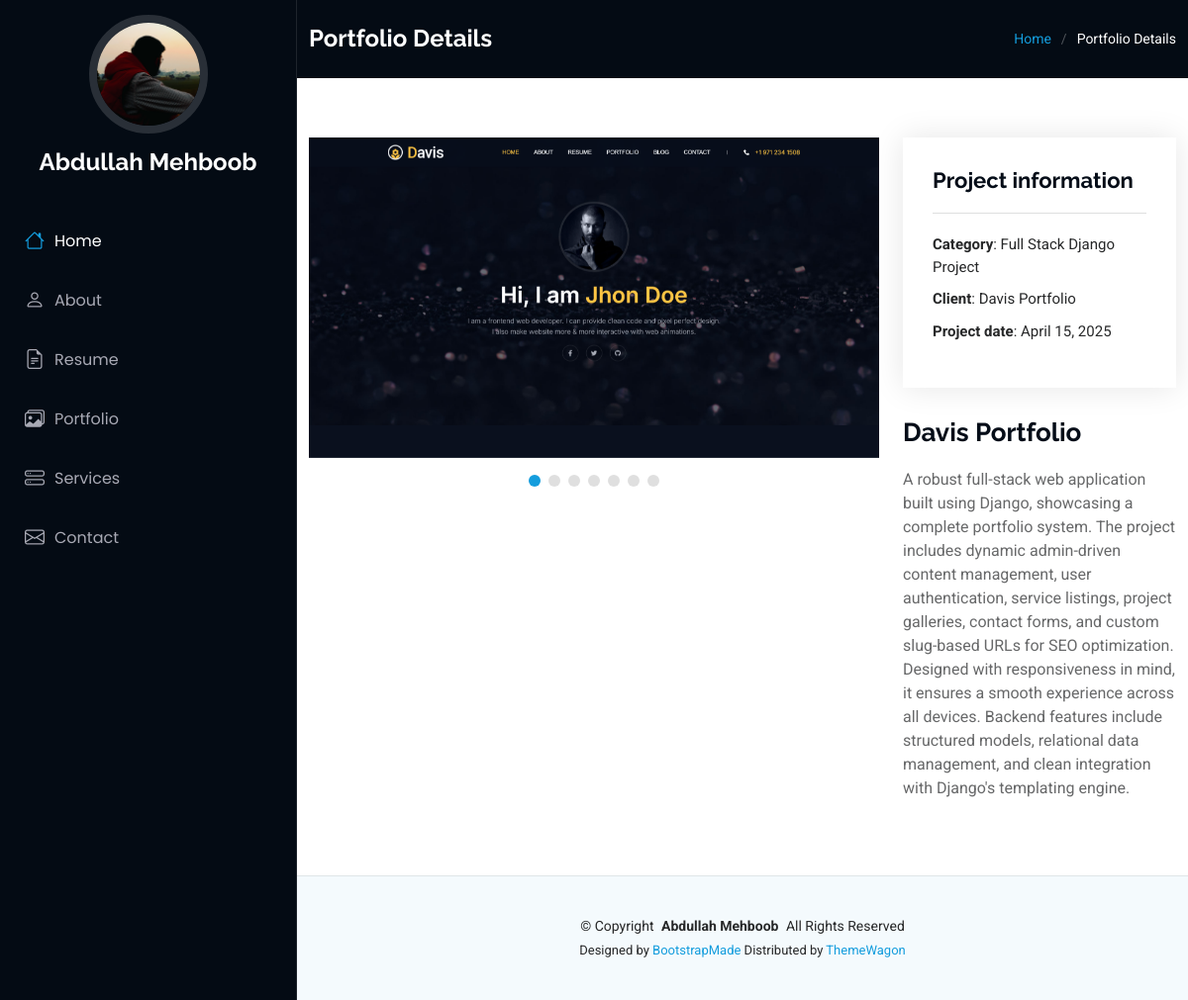
The app's page /portfolio-details/davis-portfolio with its own data.
### frontend/models.py (models this page shows, shortened)
class Profile(models.Model):
    profile_name = models.CharField(max_length=50)
    profile_img_header = models.ImageField(upload_to='profile_image')
    profile_skills = models.TextField(help_text="Comma-separated values, e.g. Full Stack Web Developer, Python, Django")
    class Meta:
        verbose_name = "01 - Site Profile"
        verbose_name_plural = "01 - Site Profile"

class PortfolioItemDetailImages(models.Model):
    port_item = models.ForeignKey(PortfolioItem, on_delete=models.CASCADE)
    port_item_detail_image = models.ImageField(upload_to='portfolio_detail/')
    class Meta:
        verbose_name = "14-2 - Portfolio Item Detail Images"
        verbose_name_plural = "14-2 - Portfolio Item Detail Images"

class PortfolioItem(models.Model):
    port_item_category = models.ForeignKey(PortfolioFilter, on_delete=models.CASCADE)
    port_item_title = models.CharField(max_length=200, unique=True)
    port_item_image = models.ImageField(upload_to='portfolio/')
    port_item_description = models.TextField()
    port_item_detail_client = models.CharField(max_length=200)
    port_item_detail_project_url = models.URLField(null=True, blank = True, help_text='Leave empty if not needed')
    port_item_detail_description = models.TextField()
    port_item_created_date = models.DateField()
    port_item_slug = models.CharField(max_length=1000, null=True, blank=True)
    class Meta:
        verbose_name = "14-1 - Portfolio Items"
        verbose_name_plural = "14-1 - Portfolio Items"

class PortfolioFilter(models.Model):
    filter_name = models.SlugField(max_length=50, unique=True, help_text="Used as CSS class. Eg: filter-app")
    filter_display_text = models.CharField(max_length=100, help_text="Text to show in filter menu. Eg: App")
    def __str__(self):
        return self.filter_display_text
    class Meta:
        verbose_name = "13 - Portfolio Filters"
        verbose_name_plural = "13 - Portfolio Filters"

### frontend/views.py (the view)
# urls.py: path('portfolio-details/<str:portfolio_slug_url>', views.portfolio_detail_page, name='portfolio-details'),
def portfolio_detail_page(request, portfolio_slug_url):
    social_links = SocialLinks.objects.all()
    profile = Profile.objects.all()
    portfolio_slug = PortfolioItem.objects.get(port_item_slug=portfolio_slug_url)
    port_item = PortfolioItem.objects.all()
    port_item_image = PortfolioItemDetailImages.objects.filter(port_item=portfolio_slug)
    context = {
        'social_links': social_links,
        'profile': profile,
        'portfolio_slug': portfolio_slug,
        'port_item': port_item,
        'port_item_image': port_item_image
    }
    return render(request, 'pages/portfolio-details.html', context)

### templates/pages/portfolio-details.html (shortened to what this page needs)
{% extends "base.html" %} {% load static %}  {% block content %}
<main class="main">
  <div class="page-title dark-background">
    <div class="container d-lg-flex justify-content-between align-items-center">
      <h1 class="mb-2 mb-lg-0">Portfolio Details</h1>
      <nav class="breadcrumbs">
        <ol>
          <li><a href="/">Home</a></li>
          <li class="current">Portfolio Details</li>
        </ol>
      </nav>
    </div>
  </div>
  <section id="portfolio-details" class="portfolio-details section">
    <div class="container" data-aos="fade-up" data-aos-delay="100">
      <div class="row gy-4">
        <div class="col-lg-8">
          <div class="portfolio-details-slider swiper init-swiper">
            <div class="swiper-wrapper align-items-center">
                {% for i in port_item_image %}
              <div class="swiper-slide">
                <img
                  src="{{ i.port_item_detail_image.url }}"
                  alt="Detail Image 1"
                />
              </div>
              {% endfor %}
            </div>
            <div class="swiper-pagination"></div>
          </div>
        </div>
        <div class="col-lg-4">
          <div class="portfolio-info" data-aos="fade-up" data-aos-delay="200">
            <h3>Project information</h3>
            <ul>
              <li>
                <strong>Category</strong>: {{ portfolio_slug.port_item_category }}
              </li>
              <li>
                <strong>Client</strong>: {{ portfolio_slug.port_item_detail_client }}
              </li>
              <li>
                <strong>Project date</strong>: {{ portfolio_slug.port_item_created_date }}
              </li>
            </ul>
          </div>
          <div
            class="portfolio-description"
            data-aos="fade-up"
            data-aos-delay="300"
          >
            <h2>{{ portfolio_slug.port_item_title }}</h2>
            <p>{{ portfolio_slug.port_item_detail_description }}</p>
          </div>
        </div>
      </div>
    </div>
  </section>
</main>
{% endblock %}

### templates/includes/header.html (shortened to what this page needs)
{% load static %}
<header id="header" class="header dark-background d-flex flex-column">
  <div class="profile-img">
    {% for img in profile %}
    <img
      src="{{ img.profile_img_header.url }}"
      alt=""
      class="img-fluid rounded-circle"
    />
    {% endfor %}
  </div>
  <a href="/" class="logo d-flex align-items-center justify-content-center">
    {% for name in profile %}
    <h1 class="sitename">{{ name.profile_name }}</h1>
    {% endfor %}
  </a>
  <nav id="navmenu" class="navmenu">
    <ul>
      <li><a href="{% url 'home' %}#hero" class="active"><i class="bi bi-house navicon"></i> Home</a></li>
      <li><a href="{% url 'home' %}#about"><i class="bi bi-person navicon"></i> About</a></li>
      <li><a href="{% url 'home' %}#resume"><i class="bi bi-file-earmark-text navicon"></i> Resume</a></li>
      <li><a href="{% url 'home' %}#portfolio"><i class="bi bi-images navicon"></i> Portfolio</a></li>
      <li><a href="{% url 'home' %}#services"><i class="bi bi-hdd-stack navicon"></i> Services</a></li>
      <li><a href="{% url 'home' %}#contact"><i class="bi bi-envelope navicon"></i> Contact</a></li>
    </ul>
  </nav>
</header>

### static/css/main.css (style rules this page uses)
:root { --default-font: "Roboto", system-ui, -apple-system, "Segoe UI", Roboto, "Helvetica Neue", Arial, "Noto Sans", "Liberation Sans", sans-serif, "Apple Color Emoji", "Segoe UI Emoji", "Segoe UI Symbol", "Noto Color Emoji"; --heading-font: "Raleway", sans-serif; --nav-font: "Poppins", sans-serif; }
:root { --background-color: #ffffff; --default-color: #272829; --heading-color: #050d18; --accent-color: #149ddd; --surface-color: #ffffff; --contrast-color: #ffffff; }
:root { --nav-color: #a8a9b4; --nav-hover-color: #ffffff; --nav-mobile-background-color: #040b14; --nav-dropdown-background-color: #040b14; --nav-dropdown-color: #a8a9b4; --nav-dropdown-hover-color: #ffffff; }
.dark-background { --background-color: #040b14; --default-color: #ffffff; --heading-color: #ffffff; --surface-color: #151f2b; --contrast-color: #ffffff; }
:root { scroll-behavior: smooth; }
body { color: var(--default-color); background-color: var(--background-color); font-family: var(--default-font); }
a { color: var(--accent-color); text-decoration: none; transition: 0.3s; }
h1, h2, h3, h4, h5, h6 { color: var(--heading-color); font-family: var(--heading-font); }
.header { color: var(--default-color); background-color: var(--background-color); position: fixed; top: 0; left: 0; bottom: 0; padding: 0 15px; width: 300px; transition: all ease-in-out 0.3s; overflow-y: auto; z-index: 997; border-right: 1px solid color-mix(in srgb, var(--default-color), transparent 90%); }
.header .profile-img img { margin: 15px auto; display: block; width: 120px; border: 8px solid color-mix(in srgb, var(--default-color), transparent 85%); }
.header .logo { line-height: 1; margin-bottom: 15px; }
.header .logo h1 { font-size: 24px; margin: 0; font-weight: 700; color: var(--heading-color); }
@media (min-width: 1200px) { .header~main, .header~#footer { margin-left: 300px; } }
.navmenu { padding: 0; z-index: 9997; }
.navmenu ul { list-style: none; padding: 0 0 20px 0; margin: 0; }
.navmenu a, .navmenu a:focus { color: var(--nav-color); padding: 15px 10px; font-family: var(--nav-font); font-size: 16px; font-weight: 400; display: flex; align-items: center; white-space: nowrap; transition: 0.3s; width: 100%; }
.navmenu a .navicon, .navmenu a:focus .navicon { font-size: 20px; margin-right: 10px; }
.navmenu a:hover, .navmenu .active, .navmenu .active:focus { color: var(--nav-hover-color); }
.navmenu a:hover .navicon, .navmenu .active .navicon, .navmenu .active:focus .navicon { color: var(--accent-color); }
.page-title { color: var(--default-color); background-color: var(--background-color); padding: 25px 0; position: relative; }
.page-title h1 { font-size: 24px; font-weight: 700; }
.page-title .breadcrumbs ol { display: flex; flex-wrap: wrap; list-style: none; padding: 0; margin: 0; font-size: 14px; font-weight: 400; }
.page-title .breadcrumbs ol li+li { padding-left: 10px; }
.page-title .breadcrumbs ol li+li::before { content: "/"; display: inline-block; padding-right: 10px; color: color-mix(in srgb, var(--default-color), transparent 70%); }
section, .section { color: var(--default-color); background-color: var(--background-color); padding: 60px 0; overflow: clip; }
.portfolio-details .portfolio-details-slider img { width: 100%; }
.portfolio-details .portfolio-details-slider .swiper-pagination { margin-top: 20px; position: relative; }
.portfolio-details .portfolio-info { padding: 30px; box-shadow: 0px 0 30px rgba(0, 0, 0, 0.1); }
.portfolio-details .portfolio-info h3 { font-size: 22px; font-weight: 700; margin-bottom: 20px; padding-bottom: 20px; border-bottom: 1px solid color-mix(in srgb, var(--default-color), transparent 85%); }
.portfolio-details .portfolio-info ul { list-style: none; padding: 0; font-size: 15px; }
.portfolio-details .portfolio-info ul li+li { margin-top: 10px; }
.portfolio-details .portfolio-description { padding-top: 30px; }
.portfolio-details .portfolio-description h2 { font-size: 26px; font-weight: 700; margin-bottom: 20px; }
.portfolio-details .portfolio-description p { padding: 0; color: color-mix(in srgb, var(--default-color), transparent 30%); }

### records on screen
Profile: profile_img_header (picture), profile_name "Abdullah Mehboob"
PortfolioItemDetailImages: port_item_detail_image (picture)
PortfolioItem: port_item_category "Full Stack Django Project", port_item_detail_client "Davis Portfolio", port_item_created_date "April 15, 2025", port_item_title "Davis Portfolio", port_item_detail_description "A robust full-stack web application built using Django, showcasing a complete portfolio system. The project includes dynamic admin-driven content management, user authentication, service listings, project galleries, contact forms, and custom slug-based URLs for SEO optimization. Designed with responsiveness in mind, it ensures a smooth experience across all devices. Backend features include structured models, relational data management, and clean integration with Django's templating engine."
